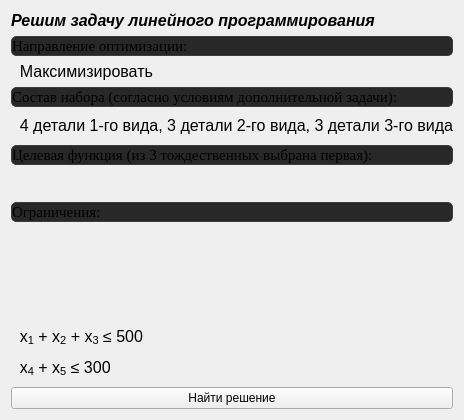
     <widget class="QWidget" name="tab_lp_additional">
      <attribute name="title">
       <string>Дополнительно</string>
      </attribute>
      <layout class="QVBoxLayout" name="vl_lpa">
       <item>
        <widget class="QLabel" name="l_lpa_title">
         <property name="sizePolicy">
          <sizepolicy hsizetype="Preferred" vsizetype="Fixed">
           <horstretch>0</horstretch>
           <verstretch>0</verstretch>
          </sizepolicy>
         </property>
         <property name="font">
          <font>
           <pointsize>12</pointsize>
           <italic>true</italic>
           <bold>true</bold>
          </font>
         </property>
         <property name="text">
          <string>Решим задачу линейного программирования</string>
         </property>
         <property name="alignment">
          <set>Qt::AlignmentFlag::AlignLeading|Qt::AlignmentFlag::AlignLeft|Qt::AlignmentFlag::AlignVCenter</set>
         </property>
        </widget>
       </item>
       <item>
        <widget class="QLabel" name="l_lpa_text_1">
         <property name="sizePolicy">
          <sizepolicy hsizetype="Preferred" vsizetype="Minimum">
           <horstretch>0</horstretch>
           <verstretch>0</verstretch>
          </sizepolicy>
         </property>
         <property name="font">
          <font>
           <family>Times New Roman</family>
           <pointsize>11</pointsize>
          </font>
         </property>
         <property name="styleSheet">
          <string notr="true">border:1px solid rgb(60,60,60);border-radius:5px;background:rgb(40,40,40)</string>
         </property>
         <property name="text">
          <string>Направление оптимизации:</string>
         </property>
         <property name="alignment">
          <set>Qt::AlignmentFlag::AlignJustify|Qt::AlignmentFlag::AlignVCenter</set>
         </property>
         <property name="wordWrap">
          <bool>true</bool>
         </property>
         <property name="margin">
          <number>6</number>
         </property>
        </widget>
       </item>
       <item>
        <widget class="QLabel" name="l_lpa_sense">
         <property name="sizePolicy">
          <sizepolicy hsizetype="Preferred" vsizetype="Fixed">
           <horstretch>0</horstretch>
           <verstretch>0</verstretch>
          </sizepolicy>
         </property>
         <property name="font">
          <font>
           <family>Segoe UI</family>
           <pointsize>12</pointsize>
           <bold>false</bold>
          </font>
         </property>
         <property name="text">
          <string>&lt;html&gt;&lt;head/&gt;&lt;body&gt;&lt;p&gt;&amp;nbsp; Максимизировать&lt;/p&gt;&lt;/body&gt;&lt;/html&gt;</string>
         </property>
         <property name="alignment">
          <set>Qt::AlignmentFlag::AlignLeading|Qt::AlignmentFlag::AlignLeft|Qt::AlignmentFlag::AlignVCenter</set>
         </property>
         <property name="margin">
          <number>4</number>
         </property>
        </widget>
       </item>
       <item>
        <widget class="QLabel" name="l_lpa_text_2">
         <property name="sizePolicy">
          <sizepolicy hsizetype="Preferred" vsizetype="Minimum">
           <horstretch>0</horstretch>
           <verstretch>0</verstretch>
          </sizepolicy>
         </property>
         <property name="font">
          <font>
           <family>Times New Roman</family>
           <pointsize>11</pointsize>
          </font>
         </property>
         <property name="styleSheet">
          <string notr="true">border:1px solid rgb(60,60,60);border-radius:5px;background:rgb(40,40,40)</string>
         </property>
         <property name="text">
          <string>Состав набора (согласно условиям дополнительной задачи):</string>
         </property>
         <property name="alignment">
          <set>Qt::AlignmentFlag::AlignJustify|Qt::AlignmentFlag::AlignVCenter</set>
         </property>
         <property name="wordWrap">
          <bool>true</bool>
         </property>
         <property name="margin">
          <number>6</number>
         </property>
        </widget>
       </item>
       <item>
        <widget class="QLabel" name="l_lpa_details_set">
         <property name="sizePolicy">
          <sizepolicy hsizetype="Preferred" vsizetype="Expanding">
           <horstretch>0</horstretch>
           <verstretch>0</verstretch>
          </sizepolicy>
         </property>
         <property name="font">
          <font>
           <family>Segoe UI</family>
           <pointsize>12</pointsize>
           <bold>false</bold>
          </font>
         </property>
         <property name="text">
          <string>&lt;html&gt;&lt;head/&gt;&lt;body&gt;&lt;p&gt;  4 детали 1-го вида, 3 детали 2-го вида, 3 детали 3-го вида&lt;/p&gt;&lt;/body&gt;&lt;/html&gt;</string>
         </property>
         <property name="alignment">
          <set>Qt::AlignmentFlag::AlignLeading|Qt::AlignmentFlag::AlignLeft|Qt::AlignmentFlag::AlignVCenter</set>
         </property>
         <property name="margin">
          <number>4</number>
         </property>
        </widget>
       </item>
       <item>
        <widget class="QLabel" name="l_lpa_text_3">
         <property name="sizePolicy">
          <sizepolicy hsizetype="Preferred" vsizetype="Minimum">
           <horstretch>0</horstretch>
           <verstretch>0</verstretch>
          </sizepolicy>
         </property>
         <property name="font">
          <font>
           <family>Times New Roman</family>
           <pointsize>11</pointsize>
          </font>
         </property>
         <property name="styleSheet">
          <string notr="true">border:1px solid rgb(60,60,60);border-radius:5px;background:rgb(40,40,40)</string>
         </property>
         <property name="text">
          <string>Целевая функция (из 3 тождественных выбрана первая):</string>
         </property>
         <property name="alignment">
          <set>Qt::AlignmentFlag::AlignJustify|Qt::AlignmentFlag::AlignVCenter</set>
         </property>
         <property name="wordWrap">
          <bool>true</bool>
         </property>
         <property name="margin">
          <number>6</number>
         </property>
        </widget>
       </item>
       <item>
        <widget class="QLabel" name="l_lpa_obj_func">
         <property name="sizePolicy">
          <sizepolicy hsizetype="Preferred" vsizetype="Expanding">
           <horstretch>0</horstretch>
           <verstretch>0</verstretch>
          </sizepolicy>
         </property>
         <property name="font">
          <font>
           <family>Segoe UI</family>
           <pointsize>12</pointsize>
           <bold>false</bold>
          </font>
         </property>
         <property name="text">
          <string/>
         </property>
         <property name="alignment">
          <set>Qt::AlignmentFlag::AlignLeading|Qt::AlignmentFlag::AlignLeft|Qt::AlignmentFlag::AlignVCenter</set>
         </property>
         <property name="margin">
          <number>4</number>
         </property>
        </widget>
       </item>
       <item>
        <widget class="QLabel" name="l_lpa_text_4">
         <property name="sizePolicy">
          <sizepolicy hsizetype="Preferred" vsizetype="Minimum">
           <horstretch>0</horstretch>
           <verstretch>0</verstretch>
          </sizepolicy>
         </property>
         <property name="font">
          <font>
           <family>Times New Roman</family>
           <pointsize>11</pointsize>
          </font>
         </property>
         <property name="styleSheet">
          <string notr="true">border:1px solid rgb(60,60,60);border-radius:5px;background:rgb(40,40,40)</string>
         </property>
         <property name="text">
          <string>Ограничения:</string>
         </property>
         <property name="alignment">
          <set>Qt::AlignmentFlag::AlignJustify|Qt::AlignmentFlag::AlignVCenter</set>
         </property>
         <property name="wordWrap">
          <bool>true</bool>
         </property>
         <property name="margin">
          <number>6</number>
         </property>
        </widget>
       </item>
       <item>
        <widget class="QLabel" name="l_lpa_constraints_details_1">
         <property name="sizePolicy">
          <sizepolicy hsizetype="Preferred" vsizetype="Expanding">
           <horstretch>0</horstretch>
           <verstretch>0</verstretch>
          </sizepolicy>
         </property>
         <property name="font">
          <font>
           <family>Segoe UI</family>
           <pointsize>12</pointsize>
           <bold>false</bold>
          </font>
         </property>
         <property name="alignment">
          <set>Qt::AlignmentFlag::AlignLeading|Qt::AlignmentFlag::AlignLeft|Qt::AlignmentFlag::AlignVCenter</set>
         </property>
         <property name="margin">
          <number>4</number>
         </property>
        </widget>
       </item>
       <item>
        <widget class="QLabel" name="l_lpa_constraints_details_2">
         <property name="sizePolicy">
          <sizepolicy hsizetype="Preferred" vsizetype="Expanding">
           <horstretch>0</horstretch>
           <verstretch>0</verstretch>
          </sizepolicy>
         </property>
         <property name="font">
          <font>
           <family>Segoe UI</family>
           <pointsize>12</pointsize>
           <bold>false</bold>
          </font>
         </property>
         <property name="alignment">
          <set>Qt::AlignmentFlag::AlignLeading|Qt::AlignmentFlag::AlignLeft|Qt::AlignmentFlag::AlignVCenter</set>
         </property>
         <property name="margin">
          <number>4</number>
         </property>
        </widget>
       </item>
       <item>
        <widget class="QLabel" name="l_lpa_constraints_details_3">
         <property name="sizePolicy">
          <sizepolicy hsizetype="Preferred" vsizetype="Expanding">
           <horstretch>0</horstretch>
           <verstretch>0</verstretch>
          </sizepolicy>
         </property>
         <property name="font">
          <font>
           <family>Segoe UI</family>
           <pointsize>12</pointsize>
           <bold>false</bold>
          </font>
         </property>
         <property name="alignment">
          <set>Qt::AlignmentFlag::AlignLeading|Qt::AlignmentFlag::AlignLeft|Qt::AlignmentFlag::AlignVCenter</set>
         </property>
         <property name="margin">
          <number>4</number>
         </property>
        </widget>
       </item>
       <item>
        <widget class="QLabel" name="l_lp_constraints_default_4">
         <property name="sizePolicy">
          <sizepolicy hsizetype="Preferred" vsizetype="Expanding">
           <horstretch>0</horstretch>
           <verstretch>0</verstretch>
          </sizepolicy>
         </property>
         <property name="font">
          <font>
           <family>Segoe UI</family>
           <pointsize>12</pointsize>
           <bold>false</bold>
          </font>
         </property>
         <property name="text">
          <string>&lt;html&gt;&lt;head/&gt;&lt;body&gt;&lt;p&gt;  x&lt;span style=&quot; vertical-align:sub;&quot;&gt;1&lt;/span&gt; + x&lt;span style=&quot; vertical-align:sub;&quot;&gt;2&lt;/span&gt; + x&lt;span style=&quot; vertical-align:sub;&quot;&gt;3&lt;/span&gt; ≤ 500&lt;/p&gt;&lt;/body&gt;&lt;/html&gt;</string>
         </property>
         <property name="alignment">
          <set>Qt::AlignmentFlag::AlignLeading|Qt::AlignmentFlag::AlignLeft|Qt::AlignmentFlag::AlignVCenter</set>
         </property>
         <property name="margin">
          <number>4</number>
         </property>
        </widget>
       </item>
       <item>
        <widget class="QLabel" name="l_lp_constraints_default_3">
         <property name="sizePolicy">
          <sizepolicy hsizetype="Preferred" vsizetype="Expanding">
           <horstretch>0</horstretch>
           <verstretch>0</verstretch>
          </sizepolicy>
         </property>
         <property name="font">
          <font>
           <family>Segoe UI</family>
           <pointsize>12</pointsize>
           <bold>false</bold>
          </font>
         </property>
         <property name="text">
          <string>&lt;html&gt;&lt;head/&gt;&lt;body&gt;&lt;p&gt;  x&lt;span style=&quot; vertical-align:sub;&quot;&gt;4&lt;/span&gt; + x&lt;span style=&quot; vertical-align:sub;&quot;&gt;5&lt;/span&gt; ≤ 300&lt;/p&gt;&lt;/body&gt;&lt;/html&gt;</string>
         </property>
         <property name="alignment">
          <set>Qt::AlignmentFlag::AlignLeading|Qt::AlignmentFlag::AlignLeft|Qt::AlignmentFlag::AlignVCenter</set>
         </property>
         <property name="margin">
          <number>4</number>
         </property>
        </widget>
       </item>
       <item>
        <widget class="QPushButton" name="pb_lp_solve_2">
         <property name="text">
          <string>Найти решение</string>
         </property>
        </widget>
       </item>
      </layout>
     </widget>
